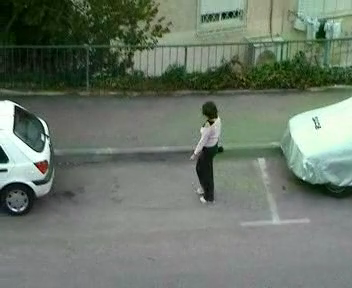
#> input picture frame 47 of fastMCD/data/woman.mp4, 352 x 288 px, given in place of vtest.avi, which was not available
$ python bs.py
#> lines starting #> are read from the running program, lines starting #| are printed output that depends on the picture; after the words box and inside, x2 and y2 are one past the last pixel; in counts of white or black regions, pixels touching at a corner belong together; pictures that were not available may be replaced by others from this repository, and a replacement may not be noted
from __future__ import print_function
import cv2 as cv
import numpy as np
from skimage.measure import LineModelND, ransac
import argparse
parser = argparse.ArgumentParser(description='This program shows how to use background subtraction methods provided by \
                                              OpenCV. You can process both videos and images.')
parser.add_argument('--input', type=str, help='Path to a video or a sequence of image.', default='vtest.avi')
parser.add_argument('--algo', type=str, help='Background subtraction method (KNN, MOG2).', default='MOG2')
args = parser.parse_args()
if args.algo == 'MOG2':
    backSub = cv.createBackgroundSubtractorMOG2(history=50)
else:
    backSub = cv.createBackgroundSubtractorKNN(history=250, dist2Threshold=250)
capture = cv.VideoCapture(cv.samples.findFileOrKeep(args.input))
if not capture.isOpened():
    print('Unable to open: ' + args.input)
    exit(0)

def histogram_equalization(img):
    # Perform Histogram Equalization to counter illumination change problem
    # convert the color scheme to YCrCb which separate the intensity/brightness information of image separately unlike rgb
    img_ycrcb = cv.cvtColor(img, cv.COLOR_BGR2YCR_CB)

    # perform histogram equalization on the Y-channel of this image
    # for this, we use CLAGE's algorithm (that performs piecewise histogram equalization)
    clahe = cv.createCLAHE(clipLimit=1.0, tileGridSize=(2,2))
    img_ycrcb[:,:,0] = clahe.apply(img_ycrcb[:,:,0])

    # convert back to bgr
    img = cv.cvtColor(img_ycrcb, cv.COLOR_YCR_CB2BGR)
    return img

def adaptive_thresholding(img):
    channels = []
    for channel in cv.split(img):
        channel_bg = cv.medianBlur(cv.dilate(channel, np.ones((3,3))), 25)
        channel_edges = cv.absdiff(channel, channel_bg)
        channel_edges = cv.normalize(channel_edges, dst = None, norm_type = cv.NORM_MINMAX, alpha = 0, beta = 255)
        channels.append(channel_edges)
    return cv.merge(channels)

while True:
    ret, frame = capture.read()
#> frame is the input picture: shape (288, 352, 3); mean B, G, R 105.3, 118.1, 106.6
    if frame is None:
        break


    #histogram_equalization(frame)
    adaptive_thresholding(frame)
#> the loop in adaptive_thresholding, `for channel in cv.split(img):` made 3 passes
#> pass 1, in adaptive_thresholding, `channel_bg = cv.medianBlur(cv.dilate(channel, np.ones((3,3))), 25)`:
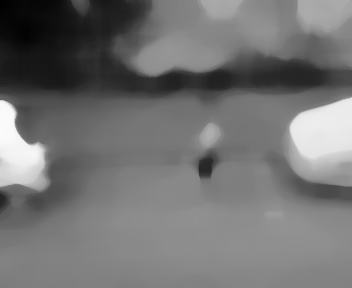
#> channel_bg: shape (288, 352); min 0, max 251, mean 114.4
#> pass 1, in adaptive_thresholding, `channel_edges = cv.absdiff(channel, channel_bg)`:
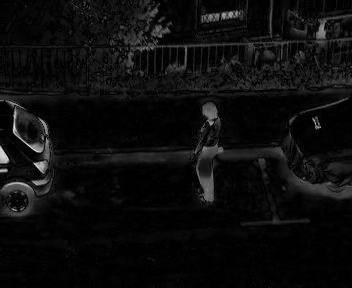
#> channel_edges: shape (288, 352); min 0, max 232, mean 12.9
#> pass 2, in adaptive_thresholding, `channel_bg = cv.medianBlur(cv.dilate(channel, np.ones((3,3))), 25)`:
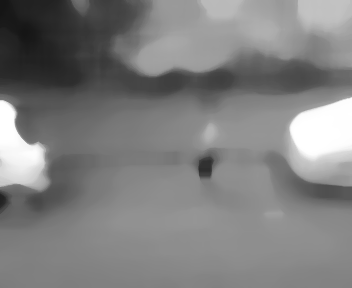
#> channel_bg: shape (288, 352); min 21, max 255, mean 127.1
#> after the loop in adaptive_thresholding, `for channel in cv.split(img):`: channels = 3 items
    frame = backSub.apply(frame)
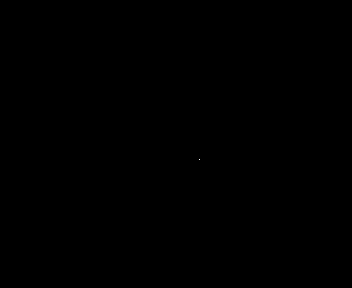
#> frame: shape (288, 352); values 127 (black) and 255 (white), 0% white in thin lines or dots, all inside (x1, y1, x2, y2) = (199, 159, 200, 160)

    # apply image dilation
    kernel = np.ones((3, 3), np.uint8)
    kernel2 = np.ones((5, 5), np.uint8)
    #frame = cv.morphologyEx(frame, cv.MORPH_OPEN, kernel)
    #frame = cv.morphologyEx(frame, cv.MORPH_CLOSE, kernel2)
    #frame = cv.medianBlur(frame,5)

    # dynamic bgs
    frame = cv.erode(frame, kernel)
#> frame: shape (288, 352); every value is 127
    frame = cv.erode(frame, kernel)
    frame = cv.dilate(frame, kernel)
    frame = cv.dilate(frame, kernel)

    frame = cv.morphologyEx(frame, cv.MORPH_OPEN, kernel)
    frame = cv.morphologyEx(frame, cv.MORPH_CLOSE, kernel2)
    frame = cv.medianBlur(frame, 7)


    # [14 lines of commented-out code are left out]
    cv.imshow('FG Mask', frame)

    keyboard = cv.waitKey(30)
#> (key Esc is pressed here)
    if keyboard == 'q' or keyboard == 27:
        break
